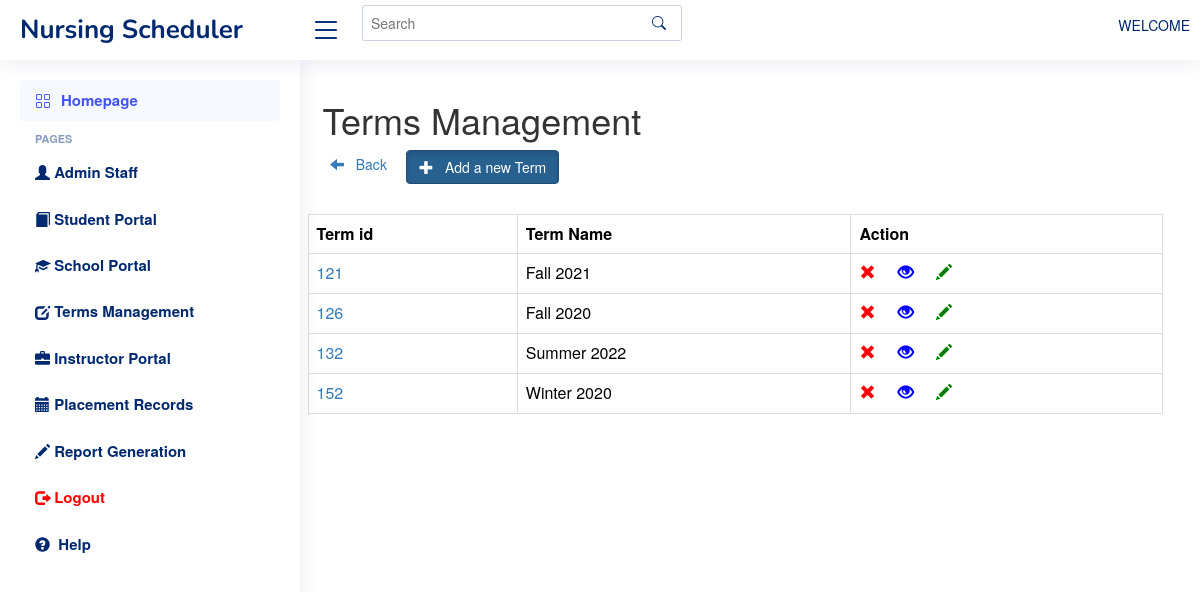
/public/terms/term.php, run on the app's committed database.
### tables this page shows
CREATE TABLE `terms` (
  `term_id` varchar(191) NOT NULL,
  `term_name` varchar(15) NOT NULL,
  `created_at` timestamp NULL DEFAULT NULL,
  `updated_at` timestamp NULL DEFAULT NULL
);

### public/terms/term.php (the view)
<?php
include "../../private/header.php";
include "../../private/db.php";
$sql = "SELECT * FROM terms ORDER BY term_id";
$result = mysqli_query($conn, $sql);
$terms = mysqli_fetch_all($result, MYSQLI_ASSOC);
?>
<!DOCTYPE html>
<html lang="en">
<head>
</head>
<body>
 <main id="main" class="main">
	<div class="row">
		<h1>Terms Management</h1>
	</div>
	<div class="row" style="background:white">
		<div class="col-lg-12" style="text-align:left;" >
			<a href="../homepage.php" class=""><span class="glyphicon glyphicon-arrow-left"></span> &nbsp Back</a> &nbsp &nbsp <a href="term_insert_form.php" class="btn btn-primary btn-md active"><span class="glyphicon glyphicon-plus"></span> &nbsp Add a new Term</a>
		</div>
		<div class="row" style="background:white; margin-top:30px;">
			<table class="table table-bordered">
			  <tr>
				<th>Term id</th>
				<th>Term Name</th>
				<th>Action</th>
			  </tr>
			  <?php foreach($terms as $st) {?>
			  <tr>
				<td> <a href="term_view.php?st_num=<?php echo $st['term_id']?>"> <?php echo $st['term_id']; ?> </a> </td>
				<td><?php echo $st['term_name']; ?></td>
				<td><span class="glyphicon glyphicon-remove" style="color:red;"></span></a> &nbsp &nbsp <a href="student_view.php?st_num=<?php echo $st['student_number']?>"><span class="glyphicon glyphicon-eye-open" style="color:blue"></span></a> &nbsp &nbsp <a href="student_update_form.php?id=<?php echo $st['student_number']?>"> <span class="glyphicon glyphicon-pencil" style="color:green"></span></a></td>
			  </tr>
			  <?php } ?>
			</table>
		</div>
	</div>
 </main>
</body>
</html>

### public/terms/assets/css/style.css (style rules this page uses)
:root { scroll-behavior: smooth; }
body { font-family: "Open Sans", sans-serif; background: #f6f9ff; color: #444444; }
a { color: #4154f1; text-decoration: none; }
h1, h2, h3, h4, h5, h6 { font-family: "Nunito", sans-serif; }
#main { margin-top: 60px; padding: 20px 30px; transition: all 0.3s; }
@media (min-width: 1200px) { #main, #footer { margin-left: 300px; } }

### data on the page
terms: term_id "121", term_name "Fall 2021"
terms: term_id "126", term_name "Fall 2020"
terms: term_id "132", term_name "Summer 2022"
terms: term_id "152", term_name "Winter 2020"
